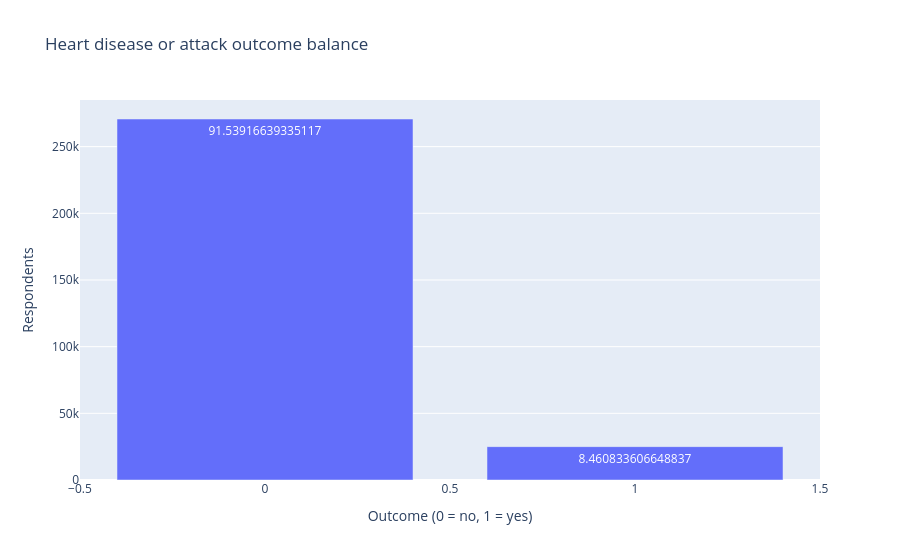

Notebook code for this chart:
### Markdown cell above
This section measures the outcome distribution. In `HeartDiseaseorAttack`, 0 means the respondent did not report heart disease or a heart attack and 1 means they did. The table shows counts and percentages; the bar chart makes class imbalance visible.

### Code cell
outcome_counts = brfss_df_selected[target].value_counts(dropna=False).sort_index()
outcome_summary = pd.DataFrame({'count': outcome_counts, 'percent': outcome_counts / len(brfss_df_selected) * 100})
display(outcome_summary.round(2))
px.bar(outcome_summary.reset_index(names='outcome'), x='outcome', y='count', text='percent', title='Heart disease or attack outcome balance', labels={'outcome':'Outcome (0 = no, 1 = yes)', 'count':'Respondents', 'percent':'Percent'}).show()

### Figure 1 — Plotly figure (JSON) as saved in the notebook; plotly's stock layout.template omitted (floating-point values rounded to 4 significant figures)
{"data": [{"hovertemplate": "Outcome (0 = no, 1 = yes)=%{x}<br>Respondents=%{y}<br>Percent=%{text}<extra></extra>", "legendgroup": "", "marker": {"color": "#636efa", "pattern": {"shape": ""}}, "name": "", "orientation": "v", "showlegend": false, "text": [91.54, 8.461], "textposition": "auto", "type": "bar", "x": [0.0, 1.0], "xaxis": "x", "y": [270728, 25023], "yaxis": "y"}], "layout": {"barmode": "relative", "legend": {"tracegroupgap": 0}, "title": {"text": "Heart disease or attack outcome balance"}, "xaxis": {"anchor": "y", "domain": [0, 1], "title": {"text": "Outcome (0 = no, 1 = yes)"}}, "yaxis": {"anchor": "x", "domain": [0, 1], "title": {"text": "Respondents"}}}}
